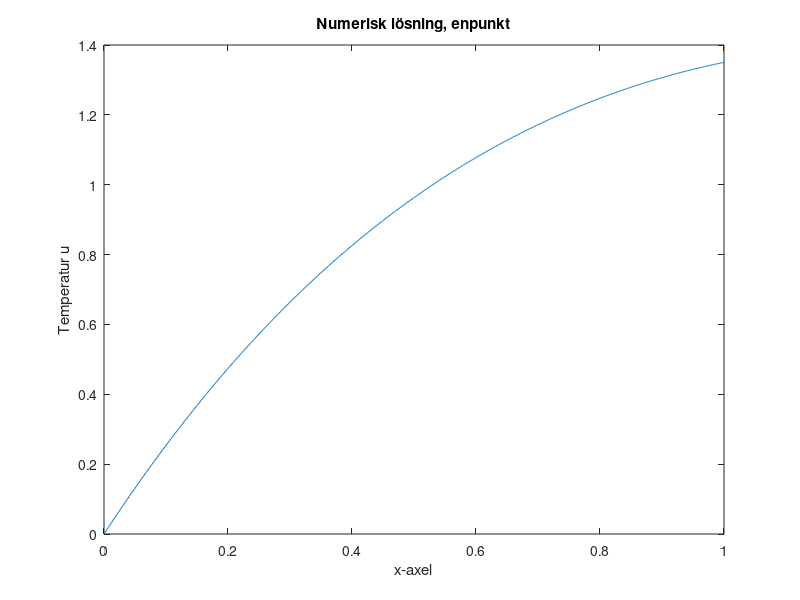
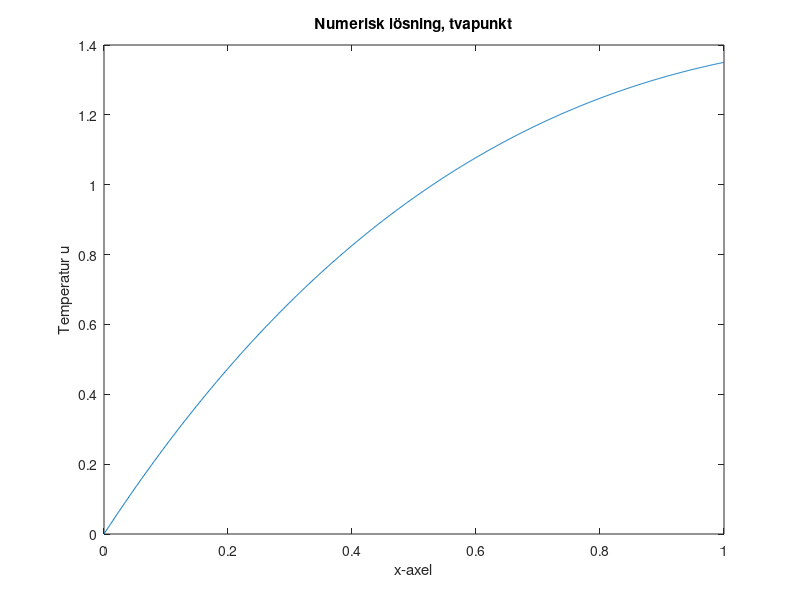
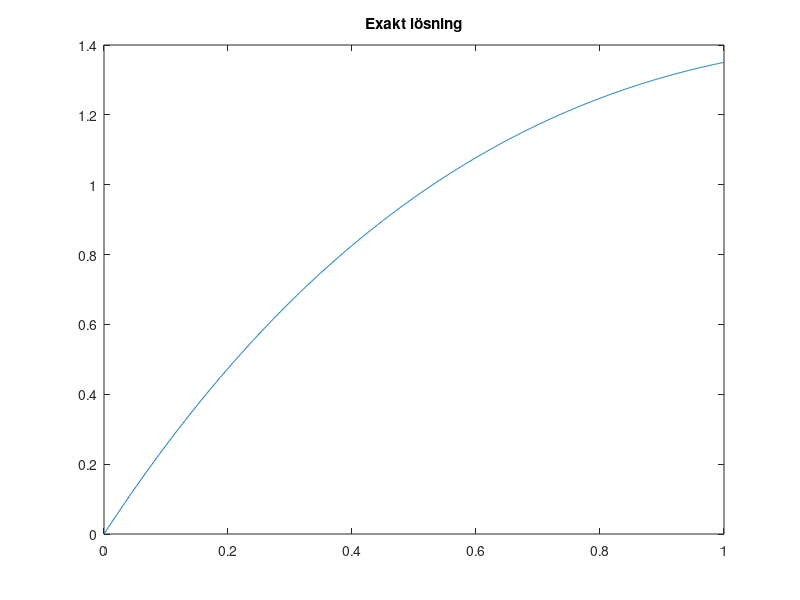

Here is the MATLAB script that generated these plots, in order:
%FEM
% -(au')' = f   
% u(0) = 0
% a(1)u'(1) = g

% a, f, g godtyckliga

%Lösa diskreta ekvationen:
% A * xi_vek = L
% Aij = A(phi_j, phi_i), xi_vek = (xi_1, ... , xi_N)', 
% L = (L(phi_1), ... , L(phi_N))'

N = 1000;
h = 1/(N+1);
x_vek = 0:h:1;


a = @(x) exp(x);
f = @(x) exp(x);
g = 1;

%Gausskvadratur (Enpunkt) för diagonal element
%index förskjuten med 1
function u_hela = enpunkt(N, h, x_vek, a, f, g)
    D = zeros(N,1);
    for i=1:N
        D(i) = 1/h*(a((x_vek(i+2) + x_vek(i+1))/2) + a((x_vek(i+1) + x_vek(i))/2));
    end
    I_D = 1/h*a((x_vek(N+2)+x_vek(N+1))/2);
    D(end+1) = I_D;
    
    D1 = zeros(N,1);
    for i=1:N
        xm = (x_vek(i+2) + x_vek(i+1))/2;
        D1(i) = -1/h*a(xm);
    end
    
    
    A = diag(D) + diag(D1,1) + diag(D1,-1);
    
    %index förskjuten med 1
    L = zeros(N,1);
    for i=1:N
        L(i) = h/2*(f((x_vek(i+1)+x_vek(i+2))/2) + f((x_vek(i+1)+x_vek(i))/2)); 
    end 
    %integral på randpunkt N+1
    I_L = h/2*(f((x_vek(N)+x_vek(N+1))/2)) + g;
    
    L(end+1)=I_L;
    u_inne = A \ L;
    
    % u(0) = 0
    % a(1)u'(1) = g
    
    u_hela = [0; u_inne];    
end

u_hela_enpunkt = enpunkt(N, h, x_vek, a, f, g);

plot(x_vek, u_hela_enpunkt)
title("Numerisk lösning, enpunkt")
xlabel("x-axel")
ylabel("Temperatur u")


%Gausskvadratur (Tvåpunkt) för diagonal element
%index förskjuten med 1
function u_hela = tvapunkt(N, h, x_vek, a, f, g)
    D = zeros(N,1);
    for i=1:N
        D(i) = 1/(2*h)*(...
        a((x_vek(i) + x_vek(i+1))/2 - h/(2*sqrt(3))) + ...
        a((x_vek(i) + x_vek(i+1))/2 + h/(2*sqrt(3))) + ...
        a((x_vek(i+1) + x_vek(i+2))/2 - h/(2*sqrt(3))) + ...
        a((x_vek(i+1) + x_vek(i+2))/2 + h/(2*sqrt(3))));

    end
    xm = (x_vek(N+2) + x_vek(N+1))/2;
    I_D = (1/(2*h)) * (a(xm-h/(2*sqrt(3))) + a(xm+h/(2*sqrt(3))));


    D(end+1) = I_D;
    
    D1 = zeros(N,1);
    for i=1:N
        xm = (x_vek(i+2) + x_vek(i+1))/2;
        D1(i) = -(1/(2*h)) * (a(xm-h/(2*sqrt(3))) + a(xm+h/(2*sqrt(3))));

    end
    
    
    A = diag(D) + diag(D1,1) + diag(D1,-1);
    
    %index förskjuten med 1
    L = zeros(N,1);
    for i=1:N
        L(i) = h/2*(f((x_vek(i+1)+x_vek(i+2))/2) + f((x_vek(i+1)+x_vek(i))/2)); 
    end 
    %integral på randpunkt N+1
    I_L = h/2*(f((x_vek(N)+x_vek(N+1))/2)) + g;
    
    L(end+1)=I_L;
    
     
    u_inne = A \ L;
    
    % u(0) = 0
    % a(1)u'(1) = g
    
    u_hela = [0; u_inne];       
end

u_hela_tvapunkt = tvapunkt(N, h, x_vek, a, f, g);
figure
plot(x_vek, u_hela_tvapunkt)
title("Numerisk lösning, tvapunkt")
xlabel("x-axel")
ylabel("Temperatur u")


figure
u_exact = @(x) (1+exp(1)) - x - (1+exp(1))*exp(-x);
plot(x_vek, u_exact(x_vek))
title("Exakt lösning")
